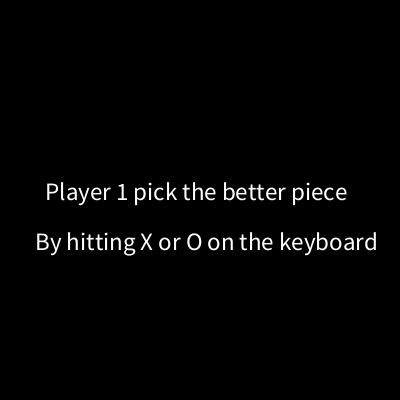
Frame 1 (no input)
Frame 60 (the mouse pressed at the canvas centre just before this capture): identical to frame 1, image omitted
Frame 120 (the mouse held since frame 60 and released just before this capture): identical to frame 1, image omitted

The Processing sketch that drew this single still picture (run headless with seeded random() and noise(); from frame 60 on, the mouse is pressed at the canvas centre):

// Processing sketch: new_tic_tac_toe
// ── new_tic_tac_toe.pde
int value = 0;
String p1;
String p2;
String[][] gameBoard = 
{{" ", " ", " "},
{" ", " ", " "},
{" ", " ", " "}};
void setup(){
  size(400,400);
  setupGame();
  choosePiece();
}
void tie(){
    background(0);
   textSize(25);
   fill(255,255,255);
 text("It's a tie.", 125, 150);
 text("Player 1 pick the better piece again", 30, 200);
 text("By hitting X or O on the keyboard", 35, 250);
}
void startGame(){
 background(255,255,255); 
 fill(0,0,0);
 rect(123,0, 20,400);
 rect(255,0, 20,400);
 rect(0,123, 400,20);
 rect(0,255, 400,20);
}
void p1wins(){
  background(0);
   textSize(25);
   fill(255,255,255);
 text("Player 1 wins!!!!!!!!", 75, 150);
 text("Player 1 pick the better piece again", 30, 200);
 text("By hitting X or O on the keyboard", 35, 250);
}
void p2wins(){
   background(0);
   textSize(25);
   fill(255,255,255);
 text("Player 2 wins!!!!!!!!", 75, 150);
 text("Player 1 pick the better piece again", 30, 200);
 text("By hitting X or O on the keyboard", 35, 250);
}
void turnchange(){
 if(value == 0){
   value = 1;
 }else{
   value = 0;
}
}
void checkGame(){
  
}

void setupGame(){
 background(0);
 textSize(25);
 text("Player 1 pick the better piece", 45, 200);
 text("By hitting X or O on the keyboard", 35, 250);
}
void choosePiece(){
  
}
void draw() {
    if(gameBoard[0][0] == gameBoard[0][1] && gameBoard[0][0] == gameBoard[0][2] && gameBoard[0][1] == gameBoard[0][2]){
    if(gameBoard[0][0] == p2){
      p2wins();
    }else if(gameBoard[0][0] == p1){
      p1wins();
    }
  }else if(gameBoard[1][0] == gameBoard[1][1] && gameBoard[1][0] == gameBoard[1][2] && gameBoard[1][1] == gameBoard[1][2]){
    if(gameBoard[1][0] == p2){
      p2wins();
    }else if(gameBoard[1][0] == p1){
      p1wins();
    }
    }else if(gameBoard[2][0] == gameBoard[2][1] && gameBoard[2][0] == gameBoard[2][2] && gameBoard[2][1] == gameBoard[2][2]){
    if(gameBoard[2][0] == p2){
      p2wins();
    }else if(gameBoard[2][0] == p1){
      p1wins();
    }}else if(gameBoard[1][0] == gameBoard[2][0] && gameBoard[0][0] == gameBoard[2][0] && gameBoard[0][0] == gameBoard[1][0]){
    if(gameBoard[2][0] == p2){
      p2wins();
    }else if(gameBoard[2][0] == p1){
      p1wins();
  }   
      }else if(gameBoard[1][1] == gameBoard[2][1] && gameBoard[0][1] == gameBoard[2][1] && gameBoard[0][1] == gameBoard[1][1]){
    if(gameBoard[2][1] == p2){
      p2wins();
    }else if(gameBoard[2][1] == p1){
      p1wins();
   }   
  }else if(gameBoard[1][2] == gameBoard[2][2] && gameBoard[0][2] == gameBoard[2][2] && gameBoard[0][2] == gameBoard[1][2]){
    if(gameBoard[1][2] == p2){
      p2wins();
    }else if(gameBoard[1][2] == p1){
      p1wins();
  }   
      }
 else if(gameBoard[0][0] == gameBoard[1][1] && gameBoard[0][0] == gameBoard[2][2] && gameBoard[1][1] == gameBoard[2][2]){
    if(gameBoard[0][0] == p2){
      p2wins();
    }else if(gameBoard[0][0] == p1){
      p1wins();
  }   
      }else if(gameBoard[0][2] == gameBoard[2][0] && gameBoard[0][2] == gameBoard[1][1] && gameBoard[2][0] == gameBoard[1][1]){
    if(gameBoard[2][0] == p2){
      p2wins();
    }else if(gameBoard[2][0] == p1){
      p1wins();
  }   
      }else if(gameBoard[0][0] != " "&&gameBoard[0][1] != " " &&gameBoard[0][2] != " "&&gameBoard[1][0] != " " &&gameBoard[1][1] != " "&&gameBoard[1][2] != " "&&gameBoard[2][0] != " "&&gameBoard[2][1] != " "&&gameBoard[2][2] != " "){
       tie();
      }
}
void keyTyped(){
 if(key == 'x'){
  p1="X";
  p2="O";
  gameBoard[0][0] = " ";
  gameBoard[0][1] = " ";
  gameBoard[0][2] = " ";
  gameBoard[1][0] = " ";
  gameBoard[1][1] = " ";
  gameBoard[1][2] = " ";
  gameBoard[2][0] = " ";
  gameBoard[2][1] = " ";
  gameBoard[2][2] = " ";
  value = 0;
  startGame();
 }else if(key == 'o'){
  p1="O";
  p2="X";
  gameBoard[0][0] = " ";
  gameBoard[0][1] = " ";
  gameBoard[0][2] = " ";
  gameBoard[1][0] = " ";
  gameBoard[1][1] = " ";
  gameBoard[1][2] = " ";
  gameBoard[2][0] = " ";
  gameBoard[2][1] = " ";
  gameBoard[2][2] = " ";
  value = 0;
  startGame();
 }
}

void mouseClicked() {
  if (mouseX <= 123 && mouseY <= 123 && value == 0 &&p1 == "X" && gameBoard[0][0] == " " ) {
    textSize(70);
    text("X", 45, 80);
    gameBoard[0][0] = "X";
    turnchange();
  }else if(mouseX <= 123 && mouseY <= 123 &&value == 0 && p1 == "O" && gameBoard[0][0] == " " ) {
    textSize(70);
    text("O", 45, 80);
    gameBoard[0][0] = "O";
   turnchange();
}else  if (mouseX <= 123 && mouseY <= 123 &&value == 1 &&  p2 == "X" && gameBoard[0][0] == " " ) {
    textSize(70);
    text("X", 45, 80);
    gameBoard[0][0] = "X";
turnchange();
  }else if(mouseX <= 123 && mouseY <= 123 &&value == 1 &&   p2 == "O" && gameBoard[0][0] == " " ) {
    textSize(70);
    text("O", 45, 80);
    gameBoard[0][0] = "O";
  turnchange();
}else  if (mouseX >= 123 &&mouseX <= 255 && mouseY <= 123 &&value == 0 &&  p1 == "X" && gameBoard[0][1] == " " ) {
    textSize(70);
    text("X", 180, 80);
    gameBoard[0][1] = "X";
    turnchange();
  }else if(mouseX >= 123 &&mouseX <= 255 && mouseY <= 123 &&value == 0 &&  p1 == "O" && gameBoard[0][1] == " " ) {
    textSize(70);
    text("O", 180, 80);
    gameBoard[0][1] = "O";
  turnchange();
}else if (mouseX >= 123 &&mouseX <= 255 && mouseY <= 123 &&value == 1 &&  p2 == "X" && gameBoard[0][1] == " " ) {
    textSize(70);
    text("X", 180, 80);
    gameBoard[0][1] = "X";
   turnchange();
  }else if(mouseX >= 123 &&mouseX <= 255 && mouseY <= 123 &&value == 1 &&  p2 == "O" && gameBoard[0][1] == " " ) {
    textSize(70);
    text("O", 180, 80);
    gameBoard[0][1] = "O";
  turnchange();
}else if(mouseX >= 255 && mouseY <= 123 &&value == 0 &&  p1 == "X" && gameBoard[0][2] == " " ) {
    textSize(70);
    text("X",315, 80);
    gameBoard[0][2] = "X"; 
    checkGame();
    turnchange();
}else if(mouseX >= 255 && mouseY <= 123 &&value == 0 &&  p1 == "O" && gameBoard[0][2] == " " ) {
    textSize(70);
    text("O",315, 80);
    gameBoard[0][2] = "O"; 
    checkGame();
    turnchange();
}else if(mouseX >= 255 && mouseY <= 123 &&value == 1 &&  p2 == "X" && gameBoard[0][2] == " " ) {
    textSize(70);
    text("X",315, 80);
    gameBoard[0][2] = "X"; 
    checkGame();
    turnchange();
}else if(mouseX >= 255 && mouseY <= 123 &&value == 1 &&  p2 == "O" && gameBoard[0][2] == " " ) {
    textSize(70);
    text("O",315, 80);
    gameBoard[0][2] = "O"; 
    checkGame();
    turnchange();
}else if(mouseX <= 123 && mouseY >= 123 &&mouseY <= 255  &&value == 0 &&  p1 == "X" && gameBoard[1][0] == " " ) {
    textSize(70);
    text("X",45, 215);
    gameBoard[1][0] = "X"; 
    checkGame();
    turnchange();
}else if(mouseX <= 123 && mouseY >= 123&& mouseY <= 255  &&value == 0 &&  p1 == "O" && gameBoard[1][0] == " " ) {
    textSize(70);
    text("O",45, 215);
    gameBoard[1][0] = "O"; 
    checkGame();
    turnchange();
}else if(mouseX <= 123 && mouseY >= 123 &&mouseY <= 255  &&value == 1 &&  p2 == "X" && gameBoard[1][0] == " " ) {
    textSize(70);
    text("X",45, 215);
    gameBoard[1][0] = "X"; 
    checkGame();
    turnchange();
}else if(mouseX <= 123 && mouseY >= 123&& mouseY <= 255  &&value == 1 &&  p2 == "O" && gameBoard[1][0] == " " ) {
    textSize(70);
    text("O",45, 215);
    gameBoard[1][0] = "O"; 
    checkGame();
    turnchange();
}else if(mouseX >= 123 &&mouseX <= 255 && mouseY >= 123 &&mouseY <= 255  &&value == 0 &&  p1 == "X" && gameBoard[1][1] == " " ) {
    textSize(70);
    text("X",180, 215);
    gameBoard[1][1] = "X"; 
    checkGame();
    turnchange();
}else if(mouseX >= 123 &&mouseX <= 255 && mouseY >= 123&& mouseY <= 255  &&value == 0 &&  p1 == "O" && gameBoard[1][1] == " " ) {
    textSize(70);
    text("O",180, 215);
    gameBoard[1][1] = "O"; 
    checkGame();
    turnchange();
}else if(mouseX >= 123 &&mouseX <= 255 && mouseY >= 123 &&mouseY <= 255  &&value == 1 &&  p2 == "X" && gameBoard[1][1] == " " ) {
    textSize(70);
    text("X",180, 215);
    gameBoard[1][1] = "X"; 
    checkGame();
    turnchange();
}else if(mouseX >= 123 &&mouseX <= 255 && mouseY >= 123&& mouseY <= 255  &&value == 1 &&  p2 == "O" && gameBoard[1][1] == " " ) {
    textSize(70);
    text("O",180, 215);
    gameBoard[1][1] = "O"; 
    checkGame();
    turnchange();
}else if(mouseX >= 255 && mouseY >= 123 &&mouseY <= 255  &&value == 0 &&  p1 == "X" && gameBoard[1][2] == " " ) {
    textSize(70);
    text("X",315, 215);
    gameBoard[1][2] = "X"; 
    checkGame();
    turnchange();
}else if(mouseX >= 255 && mouseY >= 123&& mouseY <= 255  &&value == 0 &&  p1 == "O" && gameBoard[1][2] == " " ) {
    textSize(70);
    text("O",315, 215);
    gameBoard[1][2] = "O"; 
    checkGame();
    turnchange();
}else if(mouseX >= 255 && mouseY >= 123 &&mouseY <= 255  &&value == 1 &&  p2 == "X" && gameBoard[1][2] == " " ) {
    textSize(70);
    text("X",315, 215);
    gameBoard[1][2] = "X"; 
    checkGame();
    turnchange();
}else if(mouseX >= 255 && mouseY >= 123&& mouseY <= 255  &&value == 1 &&  p2 == "O" && gameBoard[1][2] == " " ) {
    textSize(70);
    text("O",315, 215);
    gameBoard[1][2] = "O"; 
    checkGame();
    turnchange();
}else if(mouseX <= 133 && mouseY >= 255  &&value == 0 &&  p1 == "O" && gameBoard[2][0] == " " ) {
    textSize(70);
    text("O",45, 355);
    gameBoard[2][0] = "O"; 
    checkGame();
    turnchange();
}else if(mouseX <= 133 && mouseY >= 255  &&value == 0 &&  p1 == "X" && gameBoard[2][0] == " " ) {
    textSize(70);
    text("X",45, 355);
    gameBoard[2][0] = "X"; 
    checkGame();
    turnchange();
}else if(mouseX <= 133 && mouseY >= 255  &&value == 1 &&  p2 == "O" && gameBoard[2][0] == " " ) {
    textSize(70);
    text("O",45, 355);
    gameBoard[2][0] = "O"; 
    checkGame();
    turnchange();
}else if(mouseX <= 133 && mouseY >= 255  &&value == 1 &&  p2 == "X" && gameBoard[2][0] == " " ) {
    textSize(70);
    text("X",45, 355);
    gameBoard[2][0] = "X"; 
    checkGame();
    turnchange();
}
else if(mouseX >= 133 && mouseX <= 255 && mouseY >= 255  &&value == 0 &&  p1 == "O" && gameBoard[2][1] == " " ) {
    textSize(70);
    text("O",180, 355);
    gameBoard[2][1] = "O"; 
    checkGame();
    turnchange();
}else if(mouseX >= 133 && mouseX <= 255 && mouseY >= 255  &&value == 0 &&  p1 == "X" && gameBoard[2][1] == " " ) {
    textSize(70);
    text("X",180, 355);
    gameBoard[2][1] = "X"; 
    checkGame();
    turnchange();
}else if(mouseX >= 133 && mouseX <= 255 && mouseY >= 255  &&value == 1 &&  p2 == "O" && gameBoard[2][1] == " " ) {
    textSize(70);
    text("O",180, 355);
    gameBoard[2][1] = "O"; 
    checkGame();
    turnchange();
}else if(mouseX >= 133 && mouseX <= 255 && mouseY >= 255  &&value == 1 &&  p2 == "X" && gameBoard[2][1] == " " ) {
    textSize(70);
    text("X",180, 355);
    gameBoard[2][1] = "X"; 
    checkGame();
    turnchange();
}else if(mouseX >= 255 && mouseY >= 255  &&value == 0 &&  p1 == "O" && gameBoard[2][2] == " " ) {
    textSize(70);
    text("O",315, 355);
    gameBoard[2][2] = "O"; 
    checkGame();
    turnchange();
}else if(mouseX >= 255 && mouseY >= 255  &&value == 0 &&  p1 == "X" && gameBoard[2][2] == " " ) {
    textSize(70);
    text("X",315, 355);
    gameBoard[2][2] = "X"; 
    checkGame();
    turnchange();
}else if(mouseX >= 255 && mouseY >= 255  &&value == 1 &&  p2 == "O" && gameBoard[2][2] == " " ) {
    textSize(70);
    text("O",315, 355);
    gameBoard[2][2] = "O"; 
    checkGame();
    turnchange();
}else if(mouseX >= 255 && mouseY >= 255  &&value == 1 &&  p2 == "X" && gameBoard[2][2] == " " ) {
    textSize(70);
    text("X",315, 355);
    gameBoard[2][2] = "X"; 
    checkGame();
    turnchange();
}
}
